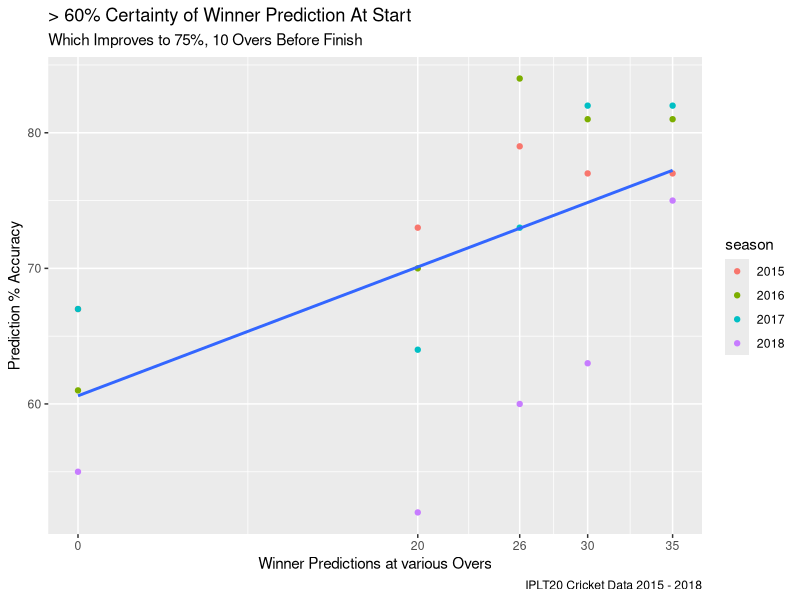
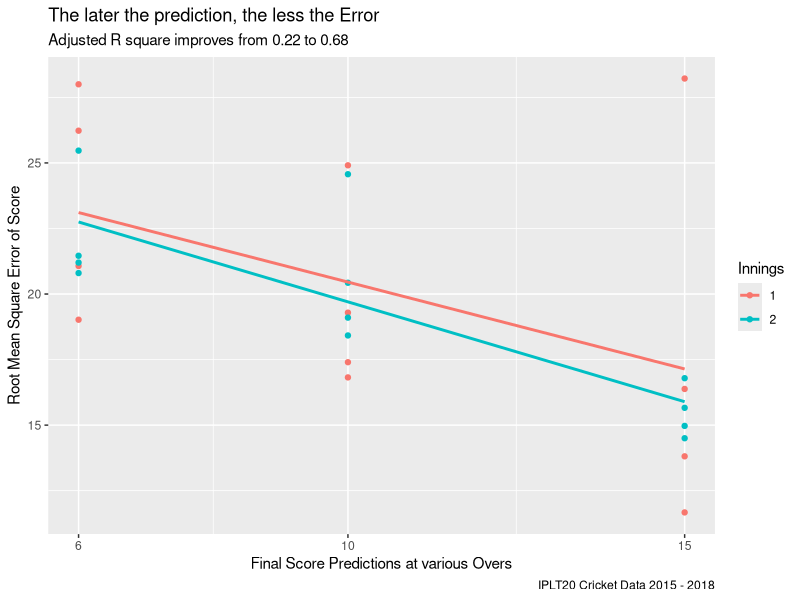
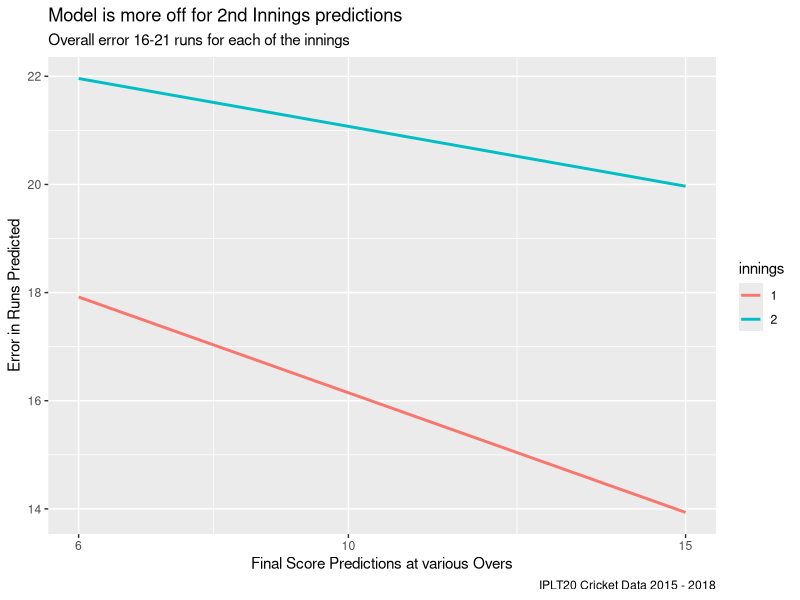
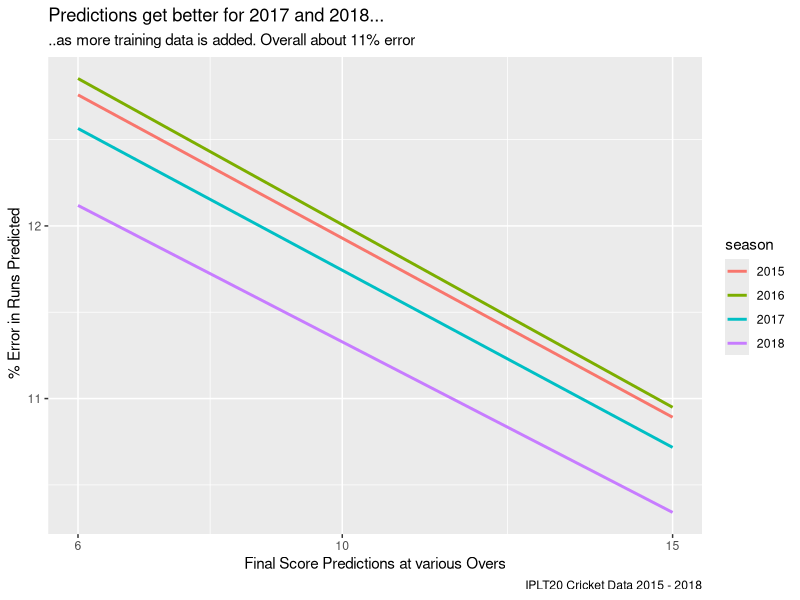

R code for these plots, in order:
## ---- chunk 1
library ("tidyverse")
library("dplyr")
library("ggplot2")
library("leaps")
library("caret")
filesDir <- "C:\\work\\dataScience\\springboard\\springboardIntro"
setwd(filesDir)
predResSummWinAccuracy_df <- read.csv(file= "WinPredictionAccuracyIPL2015_18.csv",
                                      header = TRUE, sep = ",", stringsAsFactors =TRUE)
predResSummRMSE_df <- read.csv ( file = "RMSERunsPredictionIPL2015_18.csv",
                                 header = TRUE, sep = ",", stringsAsFactors =TRUE)
predRes_df1 <- read.csv(file = "MatchPredictionErrorsIPL2015_18.csv",
                        header = TRUE, sep = ",", stringsAsFactors =TRUE)
knitr::opts_chunk$set(echo = TRUE)
## ---- chunk 2

predResSummWinAccuracy_df$season <- as.factor(predResSummWinAccuracy_df$season)
predResSummRMSE_df$Innings <- as.factor(predResSummRMSE_df$Innings)
ggplot(mapping = aes(x= Overs, y = Accuracy), 
       data = predResSummWinAccuracy_df) +
  geom_point(mapping = aes(color = season)) +
  geom_smooth(method = "lm", se = FALSE) +
  scale_x_continuous(breaks = c(0, 20, 26, 30, 35)) +
  labs(x= "Winner Predictions at various Overs", 
       y = "Prediction % Accuracy",
       title = paste("> 60% Certainty of Winner Prediction At Start"),
       subtitle = paste("Which Improves to 75%, 10 Overs Before Finish"),
       caption = "IPLT20 Cricket Data 2015 - 2018"
  )

ggplot(mapping = aes(x= Overs, y = RMSE1, color = Innings), 
                     data = predResSummRMSE_df) +
  geom_point() +
  geom_smooth(method = "lm", se = FALSE) +
  scale_x_continuous(breaks = c(6, 10, 15)) +
  labs(x= "Final Score Predictions at various Overs", 
       y = "Root Mean Square Error of Score",
       title = paste("The later the prediction, the less the Error"),
       subtitle = paste("Adjusted R square improves from 0.22 to 0.68"),
       caption = "IPLT20 Cricket Data 2015 - 2018"
  )

## ---- chunk 3

errorRuns_df <- data.frame (season = predRes_df1$season, innings = 1, over = 6, 
                    inn1EOIRuns = predRes_df1$inn1EOIRuns, inn2EOIRuns = predRes_df1$inn2EOIRuns,
                    runsError = mean (abs(predRes_df1$inn1EOIRuns - predRes_df1$predO6EOIRuns)))
newRow_df <- data.frame(season = predRes_df1$season, innings = 1, over = 10,
                    inn1EOIRuns = predRes_df1$inn1EOIRuns, inn2EOIRuns = predRes_df1$inn2EOIRuns,
                    runsError = mean (abs(predRes_df1$inn1EOIRuns -predRes_df1$predO10EOIRuns)))
errorRuns_df <- rbind(errorRuns_df, newRow_df)
newRow_df <- data.frame(season = predRes_df1$season, innings = 1, over = 15,
                    inn1EOIRuns = predRes_df1$inn1EOIRuns, inn2EOIRuns = predRes_df1$inn2EOIRuns,
                    runsError = mean (abs(predRes_df1$inn1EOIRuns -predRes_df1$predO15EOIRuns)))
errorRuns_df <- rbind(errorRuns_df, newRow_df)
newRow_df <- data.frame(season = predRes_df1$season, innings = 2, over = 6,
                    inn1EOIRuns = predRes_df1$inn1EOIRuns, inn2EOIRuns = predRes_df1$inn2EOIRuns,
                    runsError = mean(abs(predRes_df1$inn2EOIRuns -predRes_df1$predO6EOIRuns)))
errorRuns_df <- rbind(errorRuns_df, newRow_df)
newRow_df <- data.frame(season = predRes_df1$season, innings = 2, over = 10,
                    inn1EOIRuns = predRes_df1$inn1EOIRuns, inn2EOIRuns = predRes_df1$inn2EOIRuns,
                    runsError =  mean(abs(predRes_df1$inn2EOIRuns -predRes_df1$predO10EOIRuns)))
errorRuns_df <- rbind(errorRuns_df, newRow_df)
newRow_df <- data.frame(season = predRes_df1$season, innings = 2, over = 15,
                    inn1EOIRuns = predRes_df1$inn1EOIRuns, inn2EOIRuns = predRes_df1$inn2EOIRuns,
                    runsError =  mean(abs(predRes_df1$inn2EOIRuns -predRes_df1$predO15EOIRuns)))
errorRuns_df <- rbind(errorRuns_df, newRow_df)
errorRuns_df <- errorRuns_df %>% mutate ( runsError = round(runsError,0),
  percentageErrorRuns = ifelse(innings == 1,
                                          round(100 * runsError / inn1EOIRuns, 1),       
                                          round(100 * runsError / inn2EOIRuns, 1) ) )

errorRuns_df$season <- as.factor(errorRuns_df$season)
errorRuns_df$innings <- as.factor(errorRuns_df$innings)

ggplot(mapping = aes(x= over, y = runsError, color = innings), 
                     data = errorRuns_df) +
  # geom_point(mapping = aes(shape = season)) +
  geom_smooth(method = "lm", se = FALSE) +
  scale_x_continuous(breaks = c(6, 10, 15)) +
  labs(x= "Final Score Predictions at various Overs", 
       y = "Error in Runs Predicted",
       title = paste("Model is more off for 2nd Innings predictions"),
       subtitle = paste("Overall error 16-21 runs for each of the innings"),
       caption = "IPLT20 Cricket Data 2015 - 2018"
  )

ggplot(mapping = aes(x= over, y = percentageErrorRuns, color = season), 
                     data = errorRuns_df) +
  #geom_point() +
  geom_smooth(method = "lm", se = FALSE) +
  scale_x_continuous(breaks = c(6, 10, 15)) +
  labs(x= "Final Score Predictions at various Overs", 
       y = " % Error in Runs Predicted",
       title = paste("Predictions get better for 2017 and 2018..."),
       subtitle = paste("..as more training data is added. Overall about 11% error"),
       caption = "IPLT20 Cricket Data 2015 - 2018"
  )

## ---- chunk 4
confMatrix_O0  <- confusionMatrix(as.factor(predRes_df1$predO0TeamBatFirstWinMod), 
                                  as.factor(predRes_df1$actualTeamBatFirstWin))
confMatrix_O20 <- confusionMatrix(as.factor(predRes_df1$predO20TeamBatFirstWinMod), 
                                  as.factor(predRes_df1$actualTeamBatFirstWin))
confMatrix_O26 <- confusionMatrix(as.factor(predRes_df1$predO26TeamBatFirstWinMod), 
                                  as.factor(predRes_df1$actualTeamBatFirstWin))
confMatrix_O30 <- confusionMatrix(as.factor(predRes_df1$predO30TeamBatFirstWinMod), 
                                  as.factor(predRes_df1$actualTeamBatFirstWin))
confMatrix_O35 <- confusionMatrix(as.factor(predRes_df1$predO35TeamBatFirstWinMod), 
                                  as.factor(predRes_df1$actualTeamBatFirstWin))
                  # Since confusionMatrix output is a list, we can access the results:
accuracy0Over  <- round(confMatrix_O0$overall[1]  *100, 0)
accuracy20Over <- round(confMatrix_O20$overall[1] *100, 0)
accuracy26Over <- round(confMatrix_O26$overall[1] *100, 0)
accuracy30Over <- round(confMatrix_O30$overall[1] *100, 0)
accuracy35Over <- round(confMatrix_O35$overall[1] *100, 0)
paste ("Winner Prediction Right After Toss: Accuracy is", accuracy0Over, "%")           
            print (confMatrix_O0, printStats = FALSE) 
paste ("Winner Prediction after 20 Overs: Accuracy is", accuracy20Over, "%")            
            print (confMatrix_O20, printStats = FALSE) 
paste ("Winner Prediction after 26 Overs: Accuracy is", accuracy26Over, "%")
            print (confMatrix_O26, printStats = FALSE)
paste ("Winner Prediction after 30 Overs: Accuracy is", accuracy30Over, "%")
            print (confMatrix_O30, printStats = FALSE)
paste ("Winner Prediction after 35 Overs: Accuracy is", accuracy35Over, "%")
            print (confMatrix_O35, printStats = FALSE)
